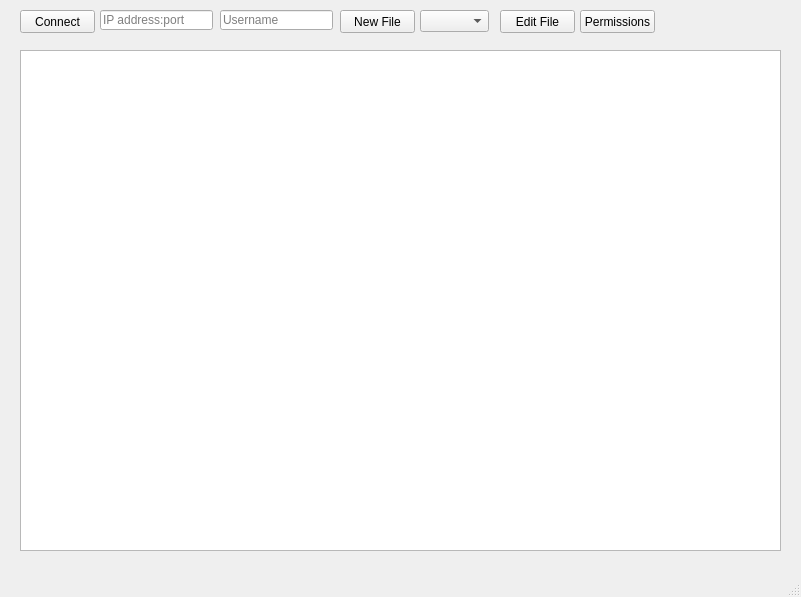
<?xml version="1.0" encoding="UTF-8"?>
<ui version="4.0">
 <class>MainWindow</class>
 <widget class="QMainWindow" name="MainWindow">
  <property name="geometry">
   <rect>
    <x>0</x>
    <y>0</y>
    <width>801</width>
    <height>597</height>
   </rect>
  </property>
  <property name="windowTitle">
   <string>MainWindow</string>
  </property>
  <widget class="QWidget" name="centralwidget">
   <widget class="QPlainTextEdit" name="main_text_edit">
    <property name="geometry">
     <rect>
      <x>20</x>
      <y>50</y>
      <width>761</width>
      <height>501</height>
     </rect>
    </property>
   </widget>
   <widget class="QPushButton" name="connect_btn">
    <property name="geometry">
     <rect>
      <x>20</x>
      <y>10</y>
      <width>75</width>
      <height>23</height>
     </rect>
    </property>
    <property name="text">
     <string>Connect</string>
    </property>
   </widget>
   <widget class="QPushButton" name="newfile_btn">
    <property name="geometry">
     <rect>
      <x>340</x>
      <y>10</y>
      <width>75</width>
      <height>23</height>
     </rect>
    </property>
    <property name="text">
     <string>New File</string>
    </property>
   </widget>
   <widget class="QPushButton" name="perm_btn">
    <property name="geometry">
     <rect>
      <x>580</x>
      <y>10</y>
      <width>75</width>
      <height>23</height>
     </rect>
    </property>
    <property name="text">
     <string>Permissions</string>
    </property>
   </widget>
   <widget class="QLineEdit" name="IP_edit">
    <property name="geometry">
     <rect>
      <x>100</x>
      <y>10</y>
      <width>113</width>
      <height>20</height>
     </rect>
    </property>
    <property name="inputMask">
     <string/>
    </property>
    <property name="text">
     <string/>
    </property>
    <property name="placeholderText">
     <string>IP address:port</string>
    </property>
   </widget>
   <widget class="QLineEdit" name="user_edit">
    <property name="geometry">
     <rect>
      <x>220</x>
      <y>10</y>
      <width>113</width>
      <height>20</height>
     </rect>
    </property>
    <property name="placeholderText">
     <string>Username</string>
    </property>
   </widget>
   <widget class="QPushButton" name="pushButton">
    <property name="geometry">
     <rect>
      <x>500</x>
      <y>10</y>
      <width>75</width>
      <height>23</height>
     </rect>
    </property>
    <property name="text">
     <string>Edit File</string>
    </property>
   </widget>
   <widget class="QComboBox" name="comboBox">
    <property name="geometry">
     <rect>
      <x>420</x>
      <y>10</y>
      <width>69</width>
      <height>22</height>
     </rect>
    </property>
   </widget>
  </widget>
  <widget class="QStatusBar" name="statusbar"/>
 </widget>
 <resources/>
 <connections/>
</ui>
